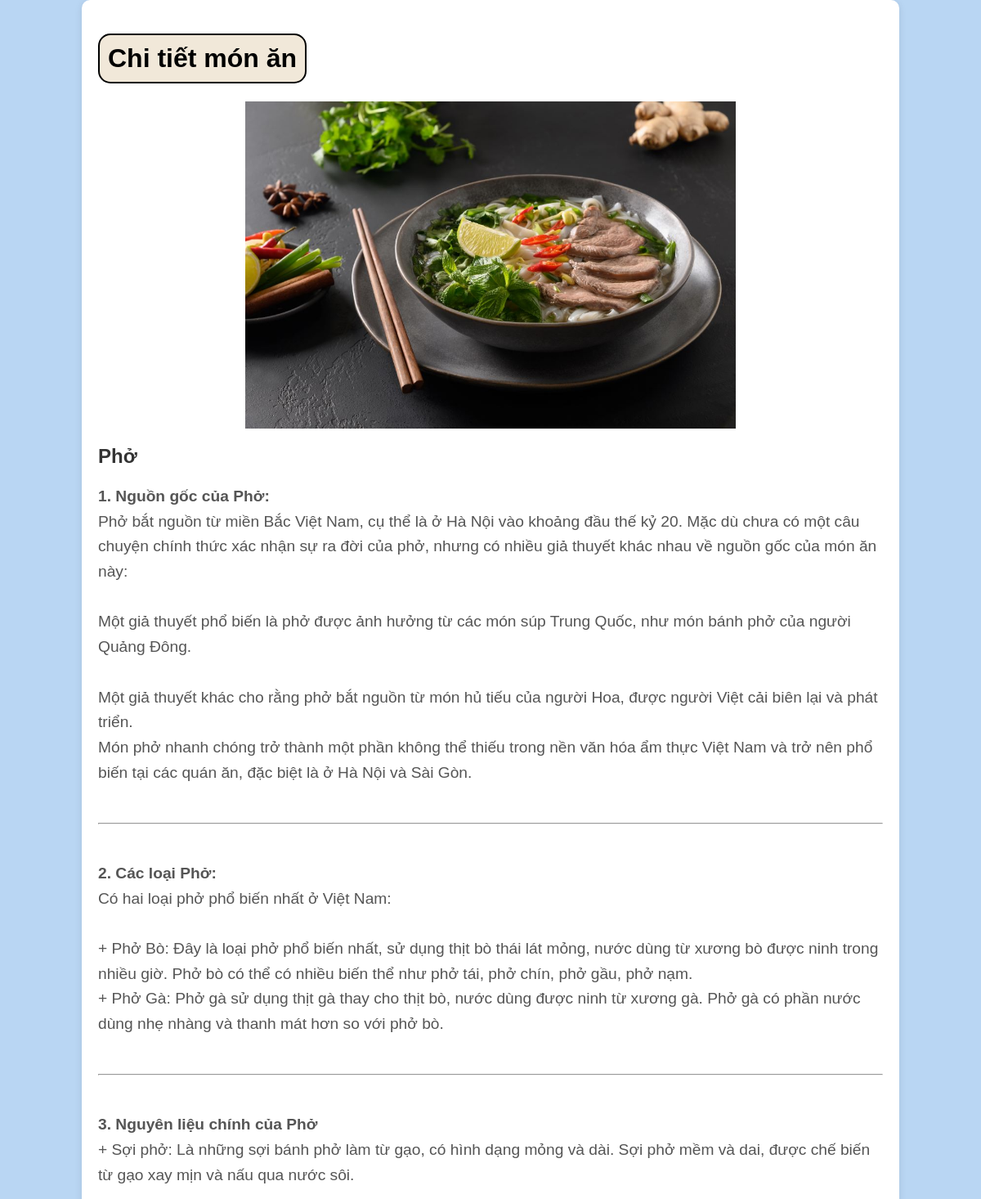
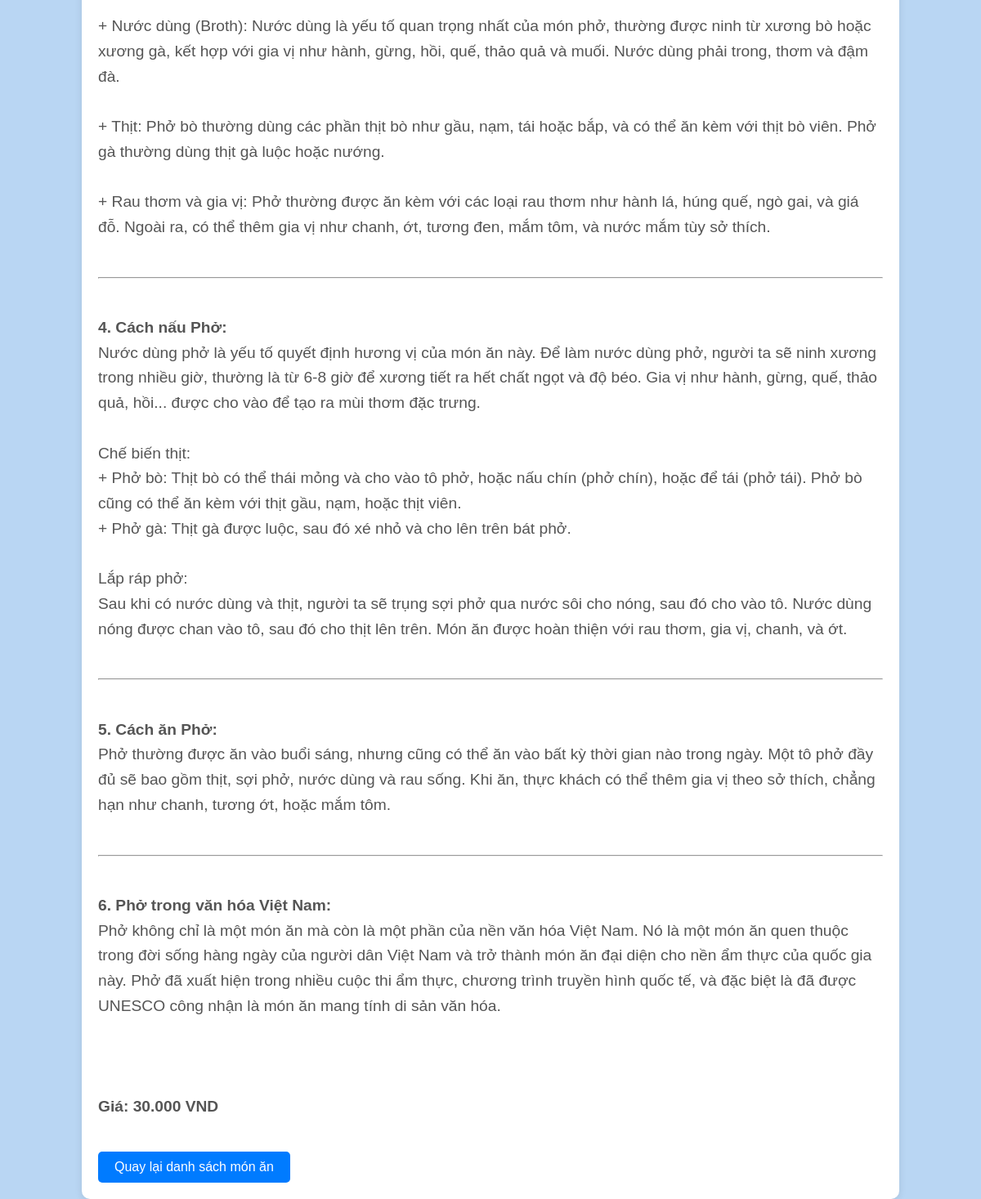
/backend/dishesdetail.php?id=1, run on the app's committed database (2 pictures, top to bottom).
### tables this page shows
CREATE TABLE `dishes` (
  `id` int(20) NOT NULL,
  `name` varchar(255) NOT NULL,
  `category` varchar(255) NOT NULL,
  `image` varchar(255) NOT NULL,
  `description` text NOT NULL,
  `price` int(20) NOT NULL
);

### backend/dishesdetail.php (the view, shortened to what this page needs)
<?php
include 'config.php';
$id = isset($_GET['id']) ? $_GET['id'] : 0;
if ($id > 0) {
    $sql = "SELECT * FROM dishes WHERE id = $id";
    $result = $conn->query($sql);
    if ($result->num_rows > 0) {
        $d = $result->fetch_assoc();
    } else {
        echo "Không tìm thấy món ăn!";
        exit;
    }
} else {
    echo "ID không hợp lệ!";
    exit;
}
?>
<!DOCTYPE html>
<html lang="vi">
<head>
</head>
<body>
    <div class="container">
        <h1>Chi tiết món ăn</h1>
        <img src="<?php echo $d['image'];; ?>" alt="<?php echo $d['name']; ?>" class="dish-image">
        <div class="dish-details">
            <h2><?php echo $d['name']; ?></h2>
            <p><?php echo nl2br($d['description']); ?></p>
            <p><strong>Giá:</strong> <b><?php echo number_format($d['price'], 0, ',', '.') . ' VND'; ?></b></p>
        </div>
        <a href="index.php" class="btnBack">Quay lại danh sách món ăn</a>
    </div>
</body>
</html>

### backend/dishesdetail.php (style rules this page uses)
body { font-family: Arial, sans-serif; background-color: #B9D6F3; margin: 0; padding: 0; }
.container { width: 80%; margin: 0 auto; padding: 20px; background-color: white; border-radius: 10px; box-shadow: 0 2px 10px rgba(0, 0, 0, 0.1); }
.container h1 { background-color: #F1E8D9; border: 2px solid #000; border-radius: 15px; padding: 10px; width: fit-content; font-family: Arial, sans-serif; }
.dish-image { display: block; margin: 0 auto; max-width: 100%; height: 400px; }
.dish-details { margin-top: 20px; }
.dish-details h2 { color: #333; }
.dish-details p { font-size: 1.2em; line-height: 1.6; color: #555; }
.btnBack { display: inline-block; padding: 10px 20px; background-color: #007bff; color: white; text-decoration: none; border-radius: 5px; margin-top: 20px; }

### data on the page
dishes: image (picture), name "Phở", description "1. Nguồn gốc của Phở: Phở bắt nguồn từ miền Bắc Việt Nam, cụ thể là ở Hà Nội vào khoảng đầu thế kỷ 20. Mặc dù chưa có một câu chuyện chính thức xác nhận sự ra đời của phở, nhưng có nhiều giả thuyết khác nhau về nguồn gốc của món ăn này: Một giả thuyết phổ biến là phở được ảnh hưởng từ các món súp Trung Quốc, như món bánh phở của người Quảng Đông. Một giả thuyết khác cho rằng phở bắt nguồn từ món hủ tiếu của người Hoa, được người Việt cải biên lại và phát triển. Món phở nhanh chóng trở thành một phần không thể thiếu trong nền văn hóa ẩm thực Việt Nam và trở nên phổ biến tại các quán ăn, đặc biệt là ở Hà Nội và Sài Gòn. 2. Các loại Phở: Có hai loại phở phổ biến nhất ở Việt Nam: + Phở Bò: Đây…", price "30.000"
